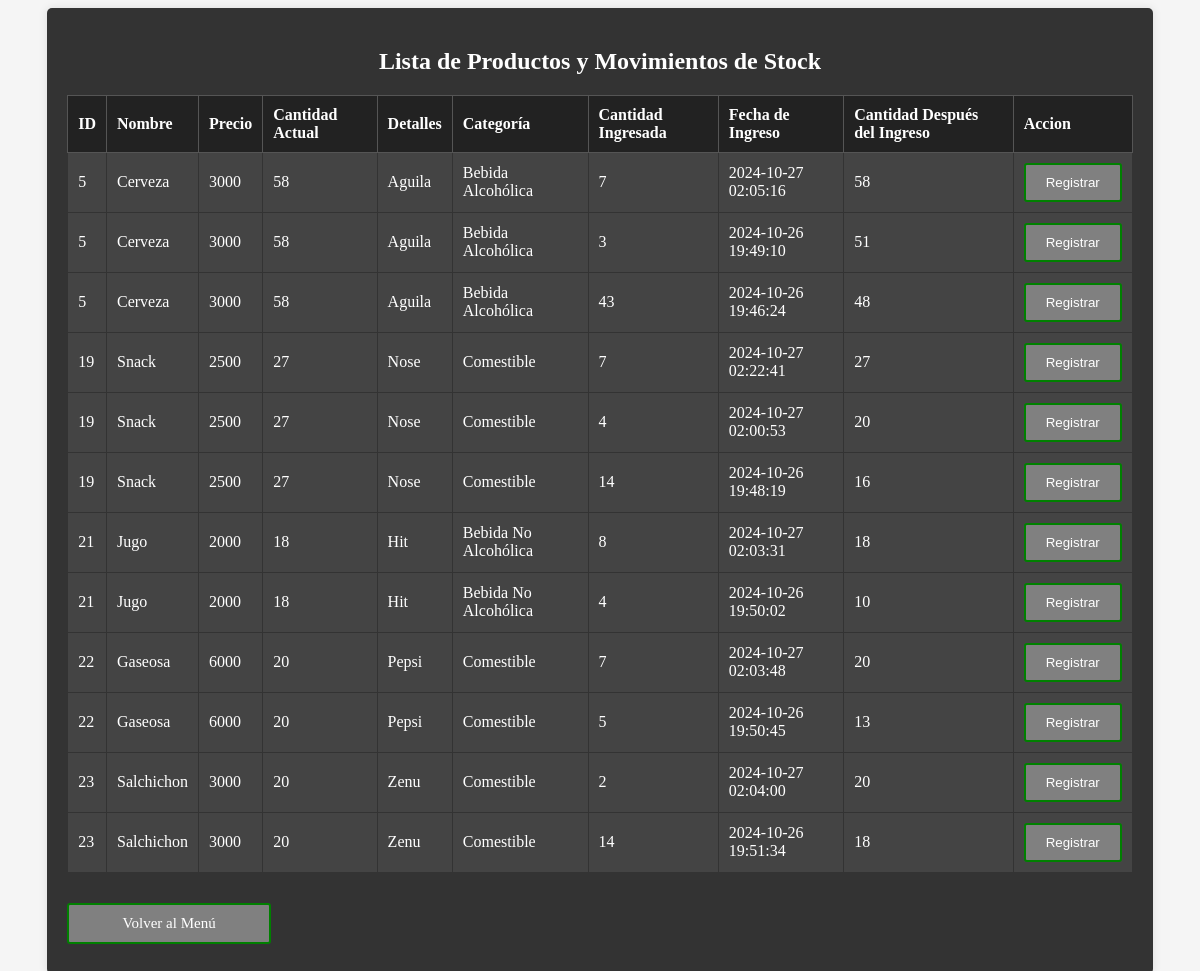
The app's page /Formularios/Admin/Productos/ActuaStock.php with its own data.
### tables this page shows
CREATE TABLE `productos` (
  `id_Productos` int(11) NOT NULL,
  `nombre` varchar(255) NOT NULL,
  `precio` bigint(20) NOT NULL,
  `cantidad` int(11) NOT NULL,
  `detalles` text DEFAULT NULL
);

CREATE TABLE `categorias` (
  `id_Categoria` int(11) NOT NULL,
  `nombre` varchar(255) NOT NULL
);

CREATE TABLE `movimientos_stock` (
  `id_movimiento` int(11) NOT NULL,
  `cantidad_Ingresada` int(11) DEFAULT NULL,
  `fecha` timestamp NOT NULL DEFAULT current_timestamp(),
  `id_Producto` int(11) DEFAULT NULL,
  `cantidad_total` int(11) NOT NULL
);

### Formularios/Admin/Productos/ActuaStock.php (the view, shortened to what this page needs)
<!DOCTYPE html>
<html lang="es">
<head>
    <link rel="stylesheet" href="../../../css/ActuaStock.css?<?php echo time(); ?>">
</head>
<body>
<?php
include('../../../include/conexion.php');
$conn = new mysqli($servername, $username, $password, $database);
$query = "SELECT
    p.id_Productos AS id_producto,
    p.nombre AS nombre_producto,
    p.precio AS precio,
    p.cantidad AS cantidad_actual,
    p.detalles AS detalles,
    c.nombre AS categoria,
    ms.cantidad_Ingresada AS cantidad_ingresada,
    ms.fecha AS fecha_ingreso,
    ms.cantidad_total AS cantidad_despues_ingreso
FROM
    productos p
LEFT JOIN
    producto_categoria pc ON p.id_Productos = pc.id_Productos
LEFT JOIN
    categorias c ON pc.id_Categoria = c.id_Categoria
LEFT JOIN
    movimientos_stock ms ON p.id_Productos = ms.id_producto
ORDER BY
    p.id_Productos, ms.fecha DESC;";
$result = $conn->query($query);
?>
<div class="container">
<h2>Lista de Productos y Movimientos de Stock</h2>
<table border="1">
    <thead>
        <tr>
            <th>ID</th>
            <th>Nombre</th>
            <th>Precio</th>
            <th>Cantidad Actual</th>
            <th>Detalles</th>
            <th>Categoría</th>
            <th>Cantidad Ingresada</th>
            <th>Fecha de Ingreso</th>
            <th>Cantidad Después del Ingreso</th>
            <th>Accion</th>
        </tr>
    </thead>
    <tbody>
        <?php
        if ($result->num_rows > 0) {
            while ($row = $result->fetch_assoc()) {
                echo "<tr>";
                echo "<td>" . $row['id_producto'] . "</td>";
                echo "<td>" . $row['nombre_producto'] . "</td>";
                echo "<td>" . $row['precio'] . "</td>";
                echo "<td>" . $row['cantidad_actual'] . "</td>";
                echo "<td>" . $row['detalles'] . "</td>";
                echo "<td>" . $row['categoria'] . "</td>";
                echo "<td>" . ($row['cantidad_ingresada'] ?? '') . "</td>";
                echo "<td>" . ($row['fecha_ingreso'] ?? '') . "</td>";
                echo "<td>" . ($row['cantidad_despues_ingreso'] ?? '') . "</td>";
                echo "<td><button onclick=\"abrirModal('" . $row['nombre_producto'] . "', " . $row['id_producto'] . ", " . $row['cantidad_actual'] . ")\">Registrar</button></td>";
                echo "</tr>";
            }
        } else {
            echo "<tr><td colspan='9'>No hay productos registrados</td></tr>";
        }
        ?>
    </tbody>
</table>
<a href="../../../template/Admin.php" class="btn">Volver al Menú</a>
</div>
</body>
</html>

### css/ActuaStock.css (style rules this page uses)
body { display: flex; justify-content: center; align-items: flex-start; min-height: 100vh; overflow: auto; background-color: #f5f5f5; }
.container { padding: 20px; background-color: #333; border-radius: 5px; box-shadow: 0 0 10px rgba(0, 0, 0, 0.1); width: 90%; max-width: 1200px; }
h2 { text-align: center; color: white; margin-bottom: 20px; }
table { width: 100%; border-collapse: collapse; background-color: #444; margin-bottom: 20px; }
th, td { padding: 10px; border: 1px solid #555; text-align: left; color: white; }
.container table th { background-color: #222; color: white; padding: 10px; border: 1px solid #555; text-align: left; }
button, .btn-cancelar { background-color: gray; color: white; border: 2px solid green; padding: 10px 20px; border-radius: 3px; cursor: pointer; transition: background-color 0.3s ease; }
.btn { background-color: gray; color: white; border: 2px solid green; padding: 10px 20px; text-align: center; text-decoration: none; display: inline-block; font-size: 15px; margin: 10px 0; cursor: pointer; width: 15%; border-radius: 3px; }

### Formularios/Admin/Productos/ActuaStock.php (style rules this page uses)
table { width: 100%; border-collapse: collapse; }
th, td { padding: 10px; border: 1px solid #333; text-align: left; }
th { background-color: #f2f2f2; }

### records on screen
productos: id_Productos "5", nombre "Cerveza", precio "3000", cantidad "58", detalles "Aguila", categorias.nombre "Bebida Alcohólica", movimientos_stock.cantidad_Ingresada "7", movimientos_stock.fecha "2024-10-27 02:05:16", movimientos_stock.cantidad_total "58", movimientos_stock.cantidad_Ingresada "3", movimientos_stock.fecha "2024-10-26 19:49:10", movimientos_stock.cantidad_total "51", movimientos_stock.cantidad_Ingresada "43", movimientos_stock.fecha "2024-10-26 19:46:24", movimientos_stock.cantidad_total "48"
productos: id_Productos "19", nombre "Snack", precio "2500", cantidad "27", detalles "Nose", categorias.nombre "Comestible", movimientos_stock.cantidad_Ingresada "7", movimientos_stock.fecha "2024-10-27 02:22:41", movimientos_stock.cantidad_total "27", movimientos_stock.cantidad_Ingresada "4", movimientos_stock.fecha "2024-10-27 02:00:53", movimientos_stock.cantidad_total "20", movimientos_stock.cantidad_Ingresada "14", movimientos_stock.fecha "2024-10-26 19:48:19", movimientos_stock.cantidad_total "16"
productos: id_Productos "21", nombre "Jugo", precio "2000", cantidad "18", detalles "Hit", categorias.nombre "Bebida No Alcohólica", movimientos_stock.cantidad_Ingresada "8", movimientos_stock.fecha "2024-10-27 02:03:31", movimientos_stock.cantidad_total "18", movimientos_stock.cantidad_Ingresada "4", movimientos_stock.fecha "2024-10-26 19:50:02", movimientos_stock.cantidad_total "10"
productos: id_Productos "22", nombre "Gaseosa", precio "6000", cantidad "20", detalles "Pepsi", categorias.nombre "Comestible", movimientos_stock.cantidad_Ingresada "7", movimientos_stock.fecha "2024-10-27 02:03:48", movimientos_stock.cantidad_total "20", movimientos_stock.cantidad_Ingresada "5", movimientos_stock.fecha "2024-10-26 19:50:45", movimientos_stock.cantidad_total "13"
productos: id_Productos "23", nombre "Salchichon", precio "3000", cantidad "20", detalles "Zenu", categorias.nombre "Comestible", movimientos_stock.cantidad_Ingresada "2", movimientos_stock.fecha "2024-10-27 02:04:00", movimientos_stock.cantidad_total "20", movimientos_stock.cantidad_Ingresada "14", movimientos_stock.fecha "2024-10-26 19:51:34", movimientos_stock.cantidad_total "18"
